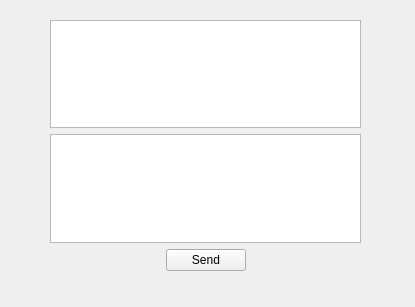
<?xml version="1.0" encoding="UTF-8"?>
<ui version="4.0">
 <class>someClientTest</class>
 <widget class="QWidget" name="someClientTest">
  <property name="geometry">
   <rect>
    <x>0</x>
    <y>0</y>
    <width>415</width>
    <height>307</height>
   </rect>
  </property>
  <property name="windowTitle">
   <string>Form</string>
  </property>
  <widget class="QWidget" name="verticalLayoutWidget">
   <property name="geometry">
    <rect>
     <x>50</x>
     <y>20</y>
     <width>311</width>
     <height>251</height>
    </rect>
   </property>
   <layout class="QVBoxLayout" name="verticalLayout">
    <item>
     <widget class="QPlainTextEdit" name="MsgBox">
      <property name="readOnly">
       <bool>true</bool>
      </property>
     </widget>
    </item>
    <item>
     <widget class="QPlainTextEdit" name="InputBox"/>
    </item>
    <item>
     <layout class="QHBoxLayout" name="horizontalLayout">
      <item>
       <spacer name="horizontalSpacer_2">
        <property name="orientation">
         <enum>Qt::Horizontal</enum>
        </property>
        <property name="sizeHint" stdset="0">
         <size>
          <width>40</width>
          <height>20</height>
         </size>
        </property>
       </spacer>
      </item>
      <item>
       <widget class="QPushButton" name="SendButton">
        <property name="text">
         <string>Send</string>
        </property>
       </widget>
      </item>
      <item>
       <spacer name="horizontalSpacer">
        <property name="orientation">
         <enum>Qt::Horizontal</enum>
        </property>
        <property name="sizeHint" stdset="0">
         <size>
          <width>40</width>
          <height>20</height>
         </size>
        </property>
       </spacer>
      </item>
     </layout>
    </item>
   </layout>
  </widget>
 </widget>
 <resources/>
 <connections/>
</ui>
